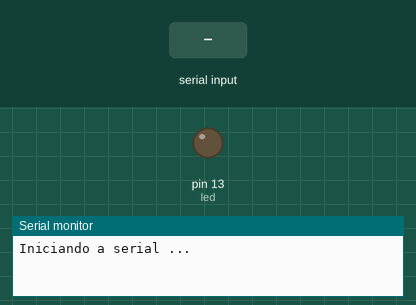
Simulated run of this sketch. Board: Arduino Uno, built with avr-gcc and run on an emulated ATmega328P. On the bench: output pins drawn as LEDs (lit = HIGH), the last lines printed to the serial monitor. The inputs (shaded band) are chosen by the test bench.

Above: at 1.2 s.
1.3 s: "liga" received over Serial
At 3.5 s:
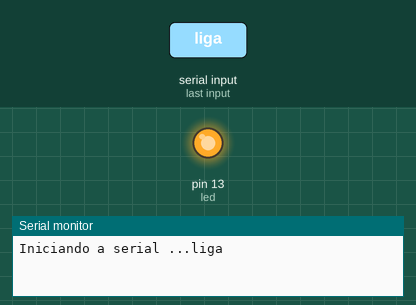
3.8 s: "desliga" received over Serial
At 5.6 s:
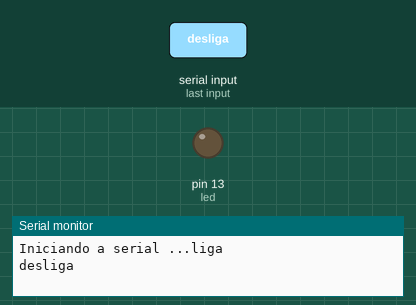
Timing chart, 0 to 7.1 s (numbered marks = the images above; inputs shaded):
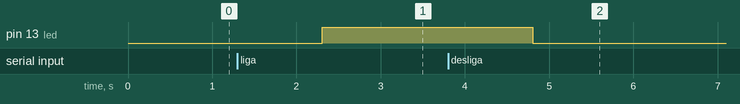

The sketch:

exemplo_if.ino
```cpp
// exemplo da utilização do IF e ELSE

// declaração das variaveis
const int led = 13;
String leitura;

void setup() {
pinMode(led,OUTPUT);
Serial.begin(9600);
Serial.print("Iniciando a serial ...");
}

void loop() {
if (Serial.available())
{
  leitura = Serial.readString();
  Serial.println(leitura);
  if (leitura == "liga")
  {
    digitalWrite(led,HIGH);
  }
  if (leitura == "desliga")

  {
    digitalWrite(led,LOW);
  }

}
}
```

Measured:
- after the input at 1.3 s, pin 13 (led): LOW → HIGH after 1.0 s
- after the input at 3.8 s, pin 13 (led): HIGH → LOW after 1.0 s
